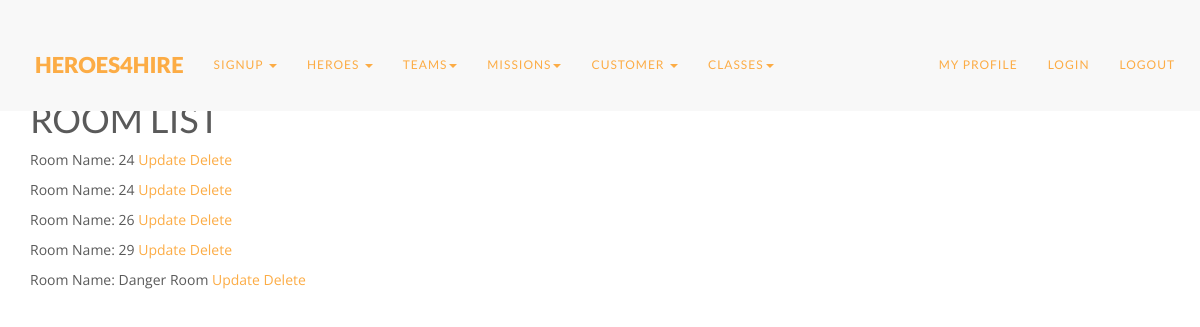
The page /training/room_list/ (signed in) on the database as committed earlier.
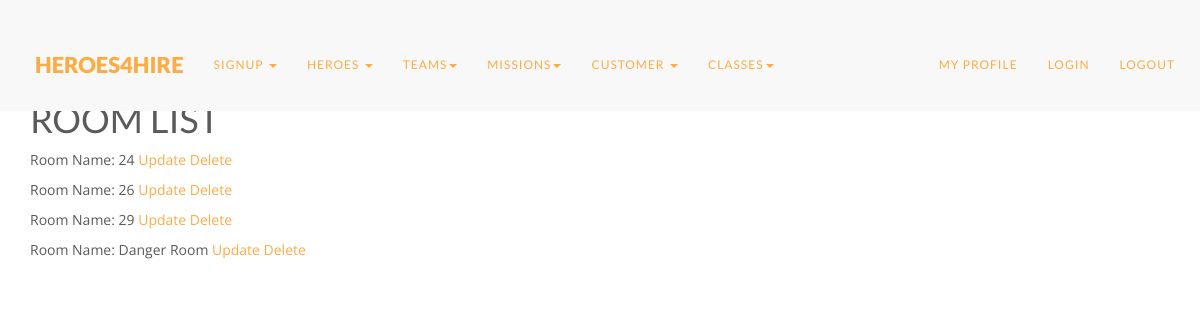
The same page on the database as committed later.
### training/models.py (models this page shows, shortened)
class Room(models.Model):
    roomName = models.CharField(max_length = 30)

### training/views.py (the view)
@login_required
def room_list(request, template='room_list.html'):
    rooms = Room.objects.all()
    context = {
        'rooms': rooms,
    }
    return render_to_response(template, context)

### training/templates/room_list.html
{% extends "base.html" %}
{% load staticfiles %}
{% block content %}
<h1> Room List</h1>
<div>
    {% for room in rooms %}
    <p>
       Room Name: {{room.roomName}}
       <a href="{% url 'trainings:room_update' room.id %}">Update</a>
       <a href="{% url 'trainings:room_delete' room.id %}">Delete</a>
    </p>
    {% endfor %}
</div>
{% endblock %}

Rows that differ between the two databases and show on the page:
removed Room: roomName "24"
